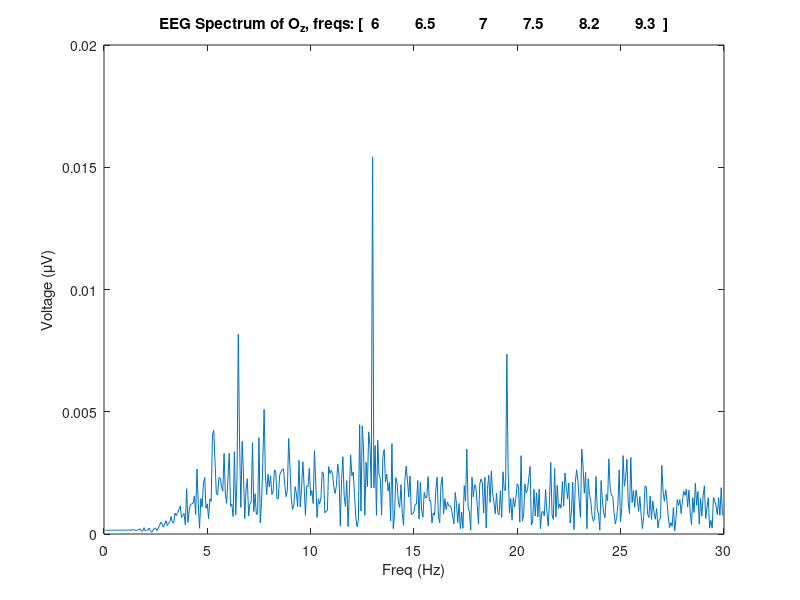

Here is the MATLAB script that generated this plot:

clear all;
load S2_mt
fftpoints = 8196;
% fftrange = 12;
data4analysis = dat.de2;
if exist('fftrange','var')
spect    = abs(fft(data4analysis(1:floor(fftrange*dat.fs),:),fftpoints));
else
spect    = abs(fft(data4analysis,fftpoints));
end
freqBase = linspace(0,512,fftpoints)';

plot(freqBase(freqBase > 0 & freqBase < 30), spect(freqBase > 0 &...
    freqBase < 30,:));
xlabel('Freq (Hz)');
ylabel('Voltage (\muV)');
title(['EEG Spectrum of O_z, freqs: [  ' num2str(dat.tf) '  ]']);